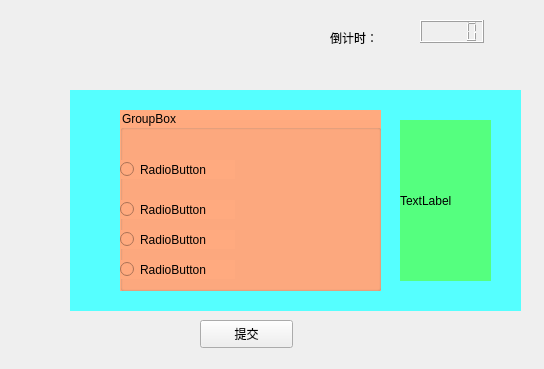
<?xml version="1.0" encoding="UTF-8"?>
<ui version="4.0">
 <class>test_test</class>
 <widget class="QWidget" name="test_test">
  <property name="geometry">
   <rect>
    <x>0</x>
    <y>0</y>
    <width>544</width>
    <height>369</height>
   </rect>
  </property>
  <property name="windowTitle">
   <string>Form</string>
  </property>
  <widget class="QPushButton" name="pushButton">
   <property name="geometry">
    <rect>
     <x>200</x>
     <y>320</y>
     <width>93</width>
     <height>28</height>
    </rect>
   </property>
   <property name="text">
    <string>提交</string>
   </property>
  </widget>
  <widget class="QLCDNumber" name="lcdNumber">
   <property name="geometry">
    <rect>
     <x>420</x>
     <y>20</y>
     <width>64</width>
     <height>23</height>
    </rect>
   </property>
  </widget>
  <widget class="QLabel" name="label_2">
   <property name="geometry">
    <rect>
     <x>330</x>
     <y>30</y>
     <width>72</width>
     <height>15</height>
    </rect>
   </property>
   <property name="text">
    <string>倒计时：</string>
   </property>
  </widget>
  <widget class="QStackedWidget" name="stackedWidget">
   <property name="geometry">
    <rect>
     <x>70</x>
     <y>90</y>
     <width>451</width>
     <height>221</height>
    </rect>
   </property>
   <property name="styleSheet">
    <string notr="true">background-color: rgb(85, 255, 255);</string>
   </property>
   <widget class="QWidget" name="page">
    <widget class="QGroupBox" name="groupBox">
     <property name="geometry">
      <rect>
       <x>50</x>
       <y>20</y>
       <width>261</width>
       <height>181</height>
      </rect>
     </property>
     <property name="styleSheet">
      <string notr="true">background-color: rgb(255, 170, 127);</string>
     </property>
     <property name="title">
      <string>GroupBox</string>
     </property>
     <widget class="QRadioButton" name="radioButton">
      <property name="geometry">
       <rect>
        <x>0</x>
        <y>50</y>
        <width>115</width>
        <height>19</height>
       </rect>
      </property>
      <property name="text">
       <string>RadioButton</string>
      </property>
     </widget>
     <widget class="QRadioButton" name="radioButton_2">
      <property name="geometry">
       <rect>
        <x>0</x>
        <y>90</y>
        <width>115</width>
        <height>19</height>
       </rect>
      </property>
      <property name="text">
       <string>RadioButton</string>
      </property>
     </widget>
     <widget class="QRadioButton" name="radioButton_3">
      <property name="geometry">
       <rect>
        <x>0</x>
        <y>120</y>
        <width>115</width>
        <height>19</height>
       </rect>
      </property>
      <property name="text">
       <string>RadioButton</string>
      </property>
     </widget>
     <widget class="QRadioButton" name="radioButton_4">
      <property name="geometry">
       <rect>
        <x>0</x>
        <y>150</y>
        <width>115</width>
        <height>19</height>
       </rect>
      </property>
      <property name="text">
       <string>RadioButton</string>
      </property>
     </widget>
    </widget>
    <widget class="QLabel" name="label">
     <property name="geometry">
      <rect>
       <x>330</x>
       <y>30</y>
       <width>91</width>
       <height>161</height>
      </rect>
     </property>
     <property name="styleSheet">
      <string notr="true">background-color: rgb(85, 255, 127);</string>
     </property>
     <property name="text">
      <string>TextLabel</string>
     </property>
    </widget>
   </widget>
   <widget class="QWidget" name="page_2"/>
  </widget>
 </widget>
 <resources/>
 <connections/>
</ui>
